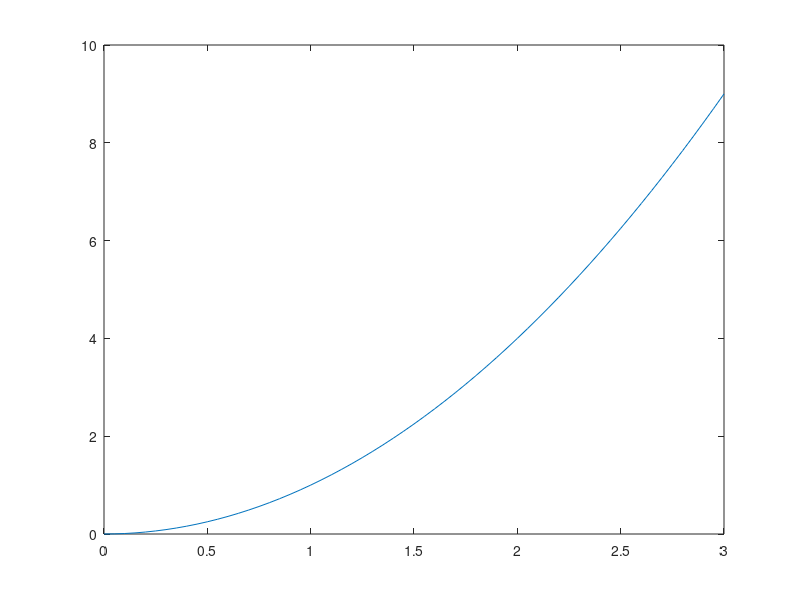

MATLAB code for this plot: (Note: this script raises an error after producing the figure.)
##f =@(x) cos(x)-x;
##fd = @(x) -sin(x)-1;
##epsz = eps;
##maxit = 5;
##
##x=0:0.05:pi/4;
##%plot(x,f(x));
##%hold on;
##
##x0=pi/4;
##raphson_fuggv(f,fd, x0,epsz,maxit);
##
##x0=0.5
##x1=pi/4;
##szelo_fuggv(f,x0,x1,epsz,maxit);


f =@(x) x.^2;
fd = @(x) 2*x;
epsz = 0.01;
maxit = 10;

x=0:0.05:3;
plot(x,f(x));
hold on;

x0=3;
raphson_fuggv(f,fd, x0,epsz,maxit);
